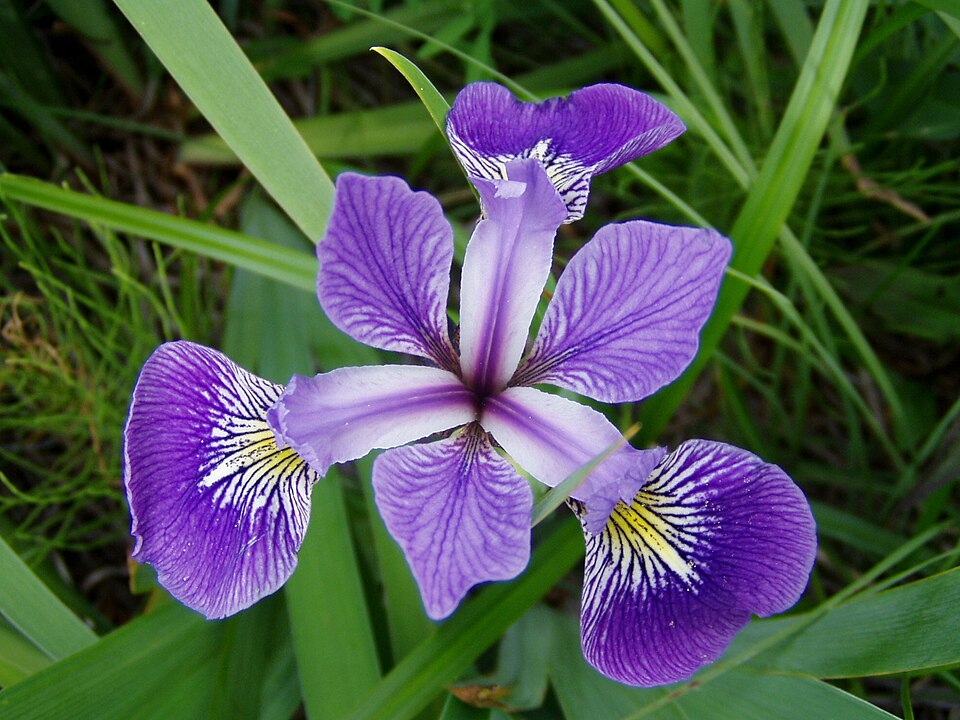
#> input picture python-1/iris_versicolor.jpg, 960 x 720 px
$ jupyter execute --allow-errors 03_visualization.ipynb
#> lines starting #> are read from the running program, lines starting #| are printed output that depends on the picture
# 03 · Data visualization with Matplotlib and Seaborn

**Objective:** To learn how to create a variety of plots to explore and understand datasets using the Matplotlib and Seaborn libraries.

## Part 1: Concepts (90 mins)

### 1. What are Matplotlib and Seaborn?
- **Matplotlib:** The foundational plotting library in Python. It's highly customizable but can sometimes be verbose.
- **Seaborn:** Built on top of Matplotlib, Seaborn provides a high-level interface for drawing attractive and informative statistical graphics. It often requires less code for complex plots.

The names of the parts of a Matplotlib figure (Figure, Axes, ticks, spines, legend...) are shown in the [Anatomy of a figure](https://matplotlib.org/stable/gallery/showcase/anatomy.html) example of the Matplotlib gallery. The two most important ones:
* the **Figure** (`fig`) is the whole image, the "canvas";
* an **Axes** (`ax`) is one plot inside it, with its own x and y axis, title and labels. A figure can contain several Axes side by side.

**Two ways of writing Matplotlib code.** You will see both in this notebook, and everywhere online:

| | Object-oriented style | `pyplot` style |
|---|---|---|
| Create | `fig, ax = plt.subplots()` | `plt.figure()` |
| Draw | `ax.plot(x, y)`, `ax.hist(...)` | `plt.plot(x, y)`, `plt.hist(...)` |
| Title | `ax.set_title('...')` | `plt.title('...')` |
| Axis labels | `ax.set_xlabel('...')`, `ax.set_ylabel('...')` | `plt.xlabel('...')`, `plt.ylabel('...')` |
| Show | `plt.show()` | `plt.show()` |

In the `pyplot` style, every `plt.` command acts on "the current plot", the last one created. It is quick for a single plot. The object-oriented style says explicitly *which* Axes you are drawing on, which is necessary as soon as a figure has more than one plot. Note that the names change slightly: `plt.title` becomes `ax.set_title`.

**Reading the first example below:**
* `np.linspace(0, 10, 100)` creates 100 evenly spaced x values between 0 and 10, and `np.sin(x)` computes the sine of all of them (vectorisation, notebook 01).
* `plt.subplots()` creates a figure with one Axes and returns **both**, as a pair: `fig, ax = ...` unpacks the pair into two variables.
* `ax.plot(x, y)` draws a line through the points `(x[0], y[0]), (x[1], y[1]), ...`. The two arrays must have the same length.
* `plt.show()` displays the figure. (In Jupyter the figure is also shown automatically at the end of a cell, but `plt.show()` makes it explicit and is needed in scripts.)

[cell 1]
import matplotlib.pyplot as plt
import numpy as np

# Simple line plot
x = np.linspace(0, 10, 100)
y = np.sin(x)

fig, ax = plt.subplots()  # Create a figure and an axes.
ax.plot(x, y)
ax.set_title("A Simple Sine Wave")
ax.set_xlabel("X-axis")
ax.set_ylabel("Y-axis")
plt.show()
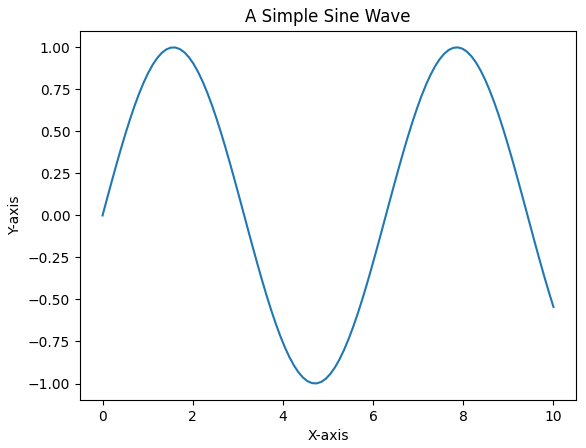
#> figure drawn by matplotlib, 1 panel; curve peaks at x = 7.88, y = 1

**More than one plot in a figure.** `plt.subplots(1, 2)` creates a grid of **1 row and 2 columns** of Axes. It now returns the figure and an *array* of two Axes, which `(ax1, ax2)` unpacks: each plot command is then sent to the Axes it belongs to, `ax1.plot(...)` on the left, `ax2.plot(...)` on the right. For a 2 × 2 grid: `fig, axes = plt.subplots(2, 2)`, then `axes[0, 1]` is the plot in the first row, second column.

Try the commented-out line: `figsize=[6, 3]` sets the size of the figure in inches, and `layout="constrained"` automatically adjusts the spacing so that titles and labels do not overlap. Similarly, the commented `ax1.scatter` draws the points without connecting them.

[cell 2]
# Simple line plot
x = np.linspace(0, 10, 100)
y_sin = np.sin(x)
y_cos = np.cos(x)


#fig, (ax1,ax2) = plt.subplots(1,2, figsize=[6,3], layout="constrained")
fig, (ax1,ax2) = plt.subplots(1,2)  # Create a figure and two axes.
#ax1.scatter(x, y_sin)
ax1.plot(x, y_sin)
ax1.set_title("A Simple Sine Wave")
ax1.set_xlabel("X-axis")
ax1.set_ylabel("Y-axis")

ax2.plot(x, y_cos)
ax2.set_title("A Simple Cosine Wave")
ax2.set_xlabel("X-axis")
ax2.set_ylabel("Y-axis")

plt.show()
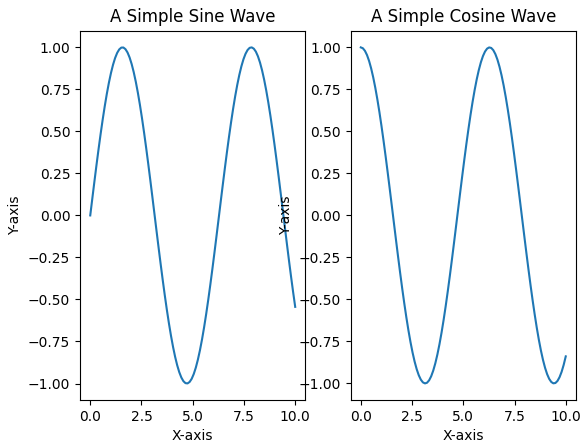
#> figure drawn by matplotlib, 2 panels; panel 1: curve peaks at x = 7.88, y = 1; panel 2: curve peaks at x = 0, y = 1

**Saving a figure to a file.** `fig.savefig('name.png')` writes the figure to disk; the format is chosen from the extension (`.png`, `.pdf`, `.svg`, `.jpg`). Use PDF or SVG for papers and slides (vector formats: sharp at any zoom), PNG for the web. `dpi=` sets the resolution of PNG files, and `bbox_inches='tight'` trims the empty margins. In the `pyplot` style, the equivalent is `plt.savefig(...)`, which must be called **before** `plt.show()`: after showing, the figure is closed and an empty image would be saved.

[cell 3]
fig.savefig('sine_cosine.png', dpi=150, bbox_inches='tight')
print("Saved: open sine_cosine.png from the file browser on the left.")

### 2. Loading Our Dataset: The Iris Dataset

To make our plots interesting, we'll use the classic Iris dataset (Fisher, 1936). It contains four measurements for 150 iris flowers, 50 for each of three species. We'll load it using Scikit-learn and convert it to a pandas DataFrame.

* `load_iris()` returns an object with several attributes: `iris.data` is a NumPy array of shape `(150, 4)` with the measurements, `iris.feature_names` the names of the four columns, `iris.target` an array with the species of each flower coded as a number (`0`, `1`, `2`).
* `pd.DataFrame(data=..., columns=...)` builds a DataFrame from a NumPy array, using the list of names for the columns.
* `iris_df['species'] = iris.target` adds a new column.
* `series.map(dictionary)` replaces each value using the dictionary: `0` becomes `'setosa'`, and so on. Readable names are much better than codes for plot labels and legends.
* The last line of a cell, written without `print`, is displayed as a formatted table: that is why `iris_df.head()` looks nicer than `print(iris_df.head())`.

[cell 4]
import pandas as pd
from sklearn.datasets import load_iris
import matplotlib.pyplot as plt
import seaborn as sns

# Load the data
iris = load_iris()
iris_df = pd.DataFrame(data=iris.data, columns=iris.feature_names)
iris_df['species'] = iris.target

# Map target numbers to species names for better labels
species_map = {0: 'setosa', 1: 'versicolor', 2: 'virginica'}
iris_df['species_name'] = iris_df['species'].map(species_map)

print("Iris Dataset ready for visualization:")
iris_df.head()

#### What are we measuring?

Each row of the dataset is one flower, described by four lengths: the **sepals** are the three large outer parts that droop downwards (the ones with the yellow and white veins in the picture below), the **petals** are the three smaller, upright purple parts in between. (The pale, narrow parts in the very centre are the style branches, part of the reproductive organs: they are not measured.)

A picture is also a good excuse to see how to **open an image file**: `plt.imread` reads it into a NumPy array of shape `(height, width, 3)`: one value for red, green and blue for every pixel. `ax.imshow` displays such an array.

[cell 5]
img = plt.imread('iris_versicolor.jpg')
#> img is the input picture: shape (720, 960, 3); mean R, G, B 79, 86.9, 80.1
print("Image array:", img.shape, img.dtype)
#| Image array: (720, 960, 3) uint8

fig, ax = plt.subplots(figsize=(6, 4.5))
ax.imshow(img)
ax.axis('off')  # no ticks or frame around a photo
ax.set_title('Iris versicolor')
plt.show()

# Photo: Danielle Langlois, CC BY-SA 3.0, via Wikimedia Commons
# https://commons.wikimedia.org/wiki/File:Iris_versicolor_3.jpg

### 3. `matplotlib.pyplot`: Your Plotting Toolbox
Let's create some fundamental plots with Matplotlib. The examples in this section use the `pyplot` style:

* `plt.figure(figsize=(width, height))` starts a new, empty figure. The size is in inches; the default is `(6.4, 4.8)`.
* Then each `plt.` command adds something to it: the data, the title, the axis labels, the legend.
* `plt.show()` displays it.

#### Histogram
Shows the distribution of a single numerical variable: the range of values is divided into intervals (*bins*), and the height of each bar is **how many values fall in that interval**.

`plt.hist(values, bins=15, edgecolor='black')`:
* `values`: a column (Series), array or list of numbers;
* `bins`: the number of intervals. Too few hide the shape of the distribution; too many make it noisy. Try changing it!
* `edgecolor='black'`: draws a black outline around the bars, so that neighbouring bars can be told apart. Purely cosmetic.

[cell 6]
plt.figure(figsize=(10, 6))
plt.hist(iris_df['sepal length (cm)'], bins=15, edgecolor='black')
plt.title('Distribution of Sepal Length')
plt.xlabel('Sepal Length (cm)')
plt.ylabel('Frequency')
plt.show()
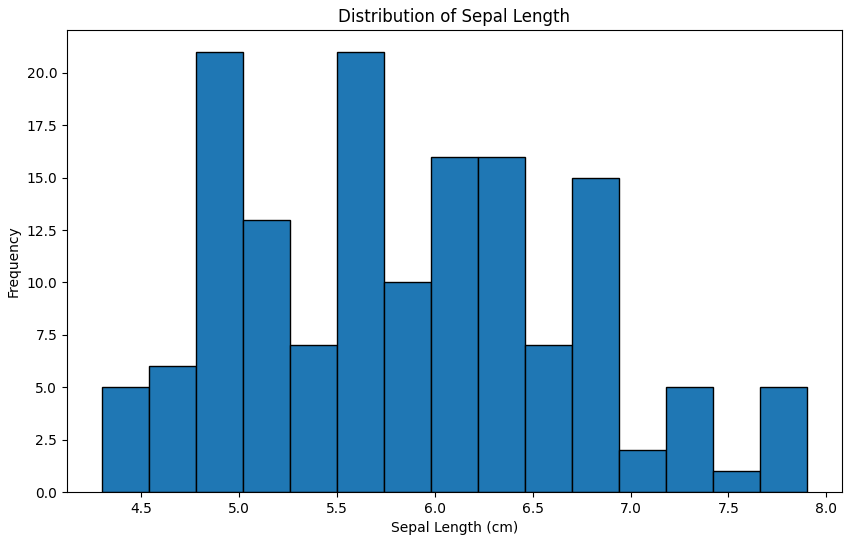
#> figure drawn by matplotlib, 1 panel

#### Scatter Plot
Shows the relationship between two numerical variables: each row of the table becomes one point, with one column on the x axis and another on the y axis. Coloring by species makes it much more insightful.

`plt.scatter(x_values, y_values, label=...)` draws one set of points. To get one colour per species, the code calls it **once per species**:

* `for name, group in iris_df.groupby('species_name'):` loops over the groups of notebook 02. At each step, `name` is the species name (e.g. `'setosa'`) and `group` is a smaller DataFrame with only the rows of that species.
* Each new `plt.scatter` call automatically gets the next colour of the default palette.
* `label=name` gives a name to each set of points, and `plt.legend()` collects these labels into the legend box. Without `label=`, the legend would be empty.

[cell 7]
plt.figure(figsize=(10, 7))

# Plot each species as a different color
for name, group in iris_df.groupby('species_name'):
    plt.scatter(group['sepal length (cm)'], group['sepal width (cm)'], label=name)

plt.title('Sepal Length vs. Sepal Width')
plt.xlabel('Sepal Length (cm)')
plt.ylabel('Sepal Width (cm)')
plt.legend()
plt.show()
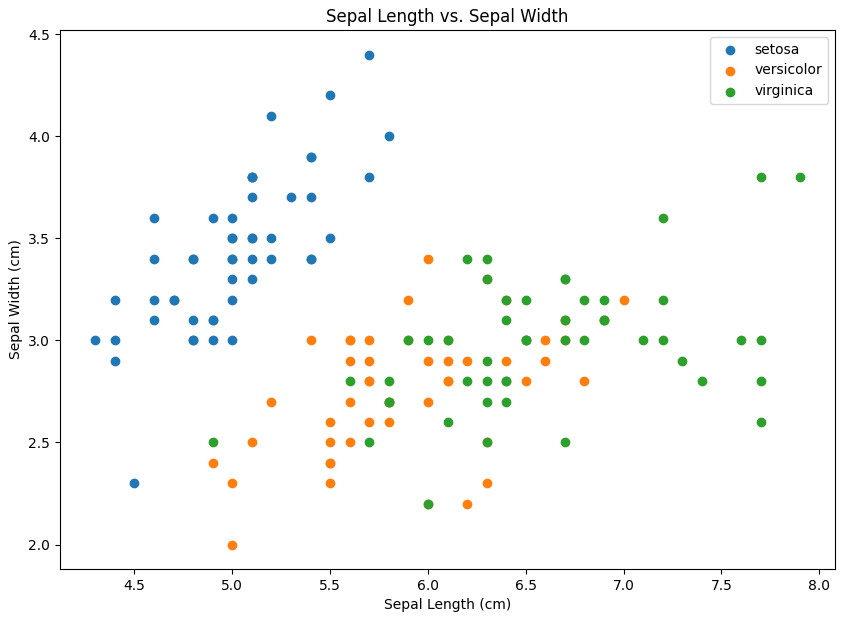
#> figure drawn by matplotlib, 1 panel

#### Bar Chart
Compares a numerical value across different categories: one bar per category, whose height is the value.

* First, `groupby` computes one number per species (notebook 02). The result is a Series: its **index** holds the species names, its **values** the averages.
* `plt.bar(categories, heights, color=[...])` draws the bars: `mean_petal_length.index` gives the positions/labels on the x axis, `mean_petal_length.values` the heights. The optional `color` list gives one colour per bar.

A bar chart shows only one number per category (here the mean) and hides how spread out the values are. The box plot in the next section shows more.

[cell 8]
mean_petal_length = iris_df.groupby('species_name')['petal length (cm)'].mean()

plt.figure(figsize=(8, 6))
plt.bar(mean_petal_length.index, mean_petal_length.values, color=['blue', 'orange', 'green'])
plt.title('Average Petal Length by Species')
plt.ylabel('Average Petal Length (cm)')
plt.show()
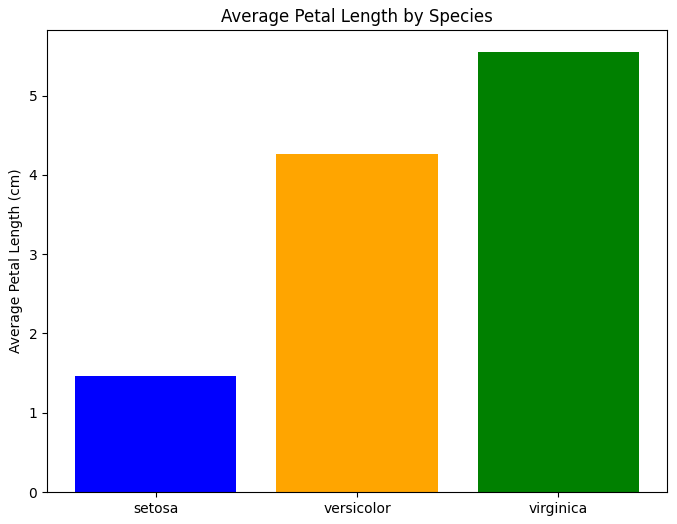
#> figure drawn by matplotlib, 1 panel; tallest bar 5.55 high, from x = 1.6 to 2.4

### 4. `seaborn`: High-Level Statistical Plotting
Seaborn makes many common statistical plots much easier to create. It is imported as `sns`, and almost all its functions share the same syntax:

```python
sns.boxplot(data=iris_df, x='species_name', y='petal width (cm)', hue='species_name')
```
* `data=`: the DataFrame;
* `x=`, `y=`: the **names** of the columns (as strings) to put on each axis;
* `hue=` (optional): the name of a column used to **colour** the data, with a legend added automatically.

Compare with the scatter plot above: in Matplotlib we had to loop over the species, pick the columns, and set the labels ourselves. Seaborn does the grouping, the colours, the legend and the axis labels (taken from the column names) in one call. Lab 3.2 asks you to redo that scatter plot with `sns.scatterplot`.

Seaborn draws on ordinary Matplotlib Axes, so you can still customise the result with `plt.title`, `plt.xlabel`, `plt.figure(figsize=...)`... as before.

#### Box Plot
Shows the distribution of a numerical variable across categories, highlighting the median, quartiles, and outliers. One box per category. How to read a box:

* the **line inside the box** is the **median** (50% of the values are below it);
* the **box** goes from the first quartile (25%) to the third quartile (75%): it contains the middle half of the data. Its height is the *interquartile range* (IQR);
* the **whiskers** extend to the furthest data points that are within 1.5 × IQR of the box;
* **points beyond the whiskers** are drawn individually: potential *outliers*.

These are the same numbers that `describe()` gives in notebook 02 (`25%`, `50%`, `75%`), drawn as a picture.

[cell 9]
plt.figure(figsize=(10, 7))
sns.boxplot(x='species_name', y='petal width (cm)', data=iris_df)
plt.title('Distribution of Petal Width by Species')
plt.show()
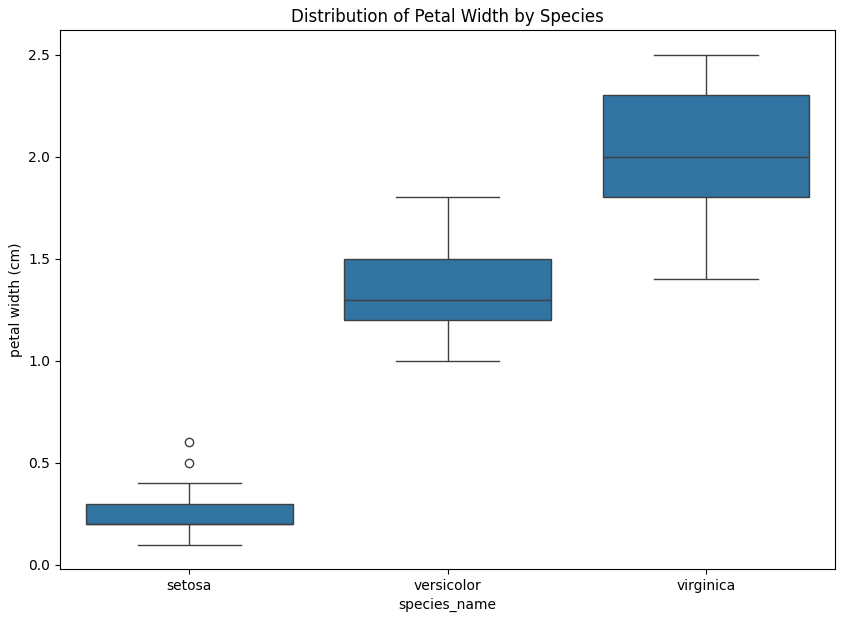
#> figure drawn by matplotlib, 1 panel

#### Pair Plot
This is one of Seaborn's most powerful plots. It creates scatter plots for all pairs of numerical features and histograms for each feature, all in one grid. The `hue` parameter colors the data by a categorical variable.

* With 4 numerical columns, the grid is 4 × 4. The plot in row *i*, column *j* is the scatter plot of feature *j* (x) against feature *i* (y). The grid is symmetric: the plots above the diagonal are the mirror images of those below it.
* On the **diagonal** a feature would be plotted against itself, so the distribution of that feature is shown instead (with `hue`, as smooth curves, one per species).
* `pairplot` uses **every numeric column**: we drop the numeric `species` code (`0, 1, 2`), otherwise it would be plotted as if it were a measurement.
* `height=2.5` is the size of each small panel, in inches. `pairplot` creates its own figure, so `plt.figure(figsize=...)` is not needed here.
* `plt.suptitle` sets a title for the whole figure (not a single panel); `y=1.02` places it slightly above the top edge, so that it does not overlap the panels.

[cell 10]
# We drop the original 'species' column as 'hue' needs the categorical names
sns.pairplot(iris_df.drop('species', axis=1), hue='species_name', height=2.5)
plt.suptitle('Pairwise Relationships in the Iris Dataset', y=1.02) # Adjust title position
plt.show()
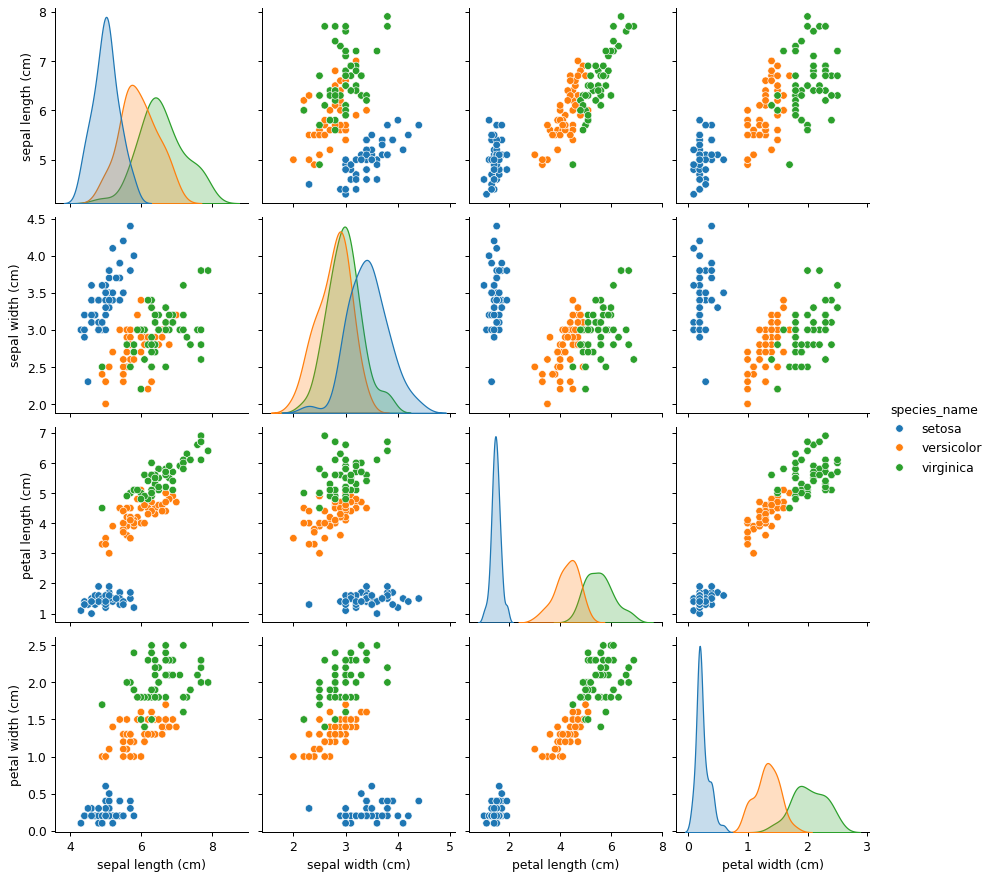
#> figure drawn by matplotlib, 16 panels
